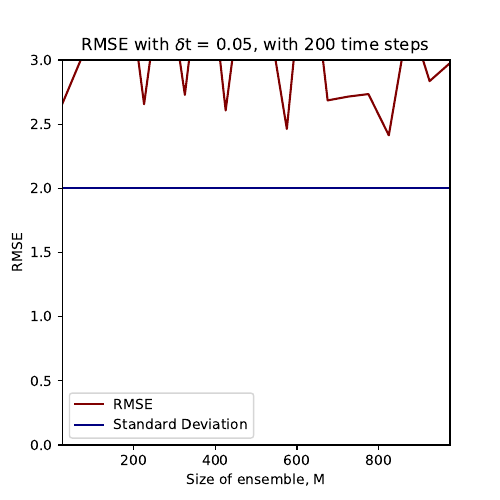

Source code (Python):
import numpy as np 
import scipy as sp
from scipy.stats import multivariate_normal, gamma
import matplotlib.pyplot as plt
import Sub_data as Sub
from scipy.integrate import solve_ivp, RK45
from numpy.linalg import inv, norm

var_beta = 8/3
var_rho = 28.0
var_sigma = 10.0
sigma_sq = 4
n_dim = 3
# n_ensem = np.arange(100, 2000, 200)          # M
n_ensem = np.arange(25, 1000, 50)          # M

num_en = len(n_ensem)

t_start = 0
delta_t = 0.05
delta_t_obs = 2 * delta_t
t_end = 10
num_t = int((t_end - t_start) / delta_t) 

# Z_0 = np.array([1, 1, 1]) 
Z_0 = multivariate_normal.rvs(mean = np.zeros(n_dim), cov = np.eye(n_dim))  
t_vec = np.arange(t_start, t_end + delta_t/2, delta_t)
RK_output = solve_ivp(Sub.int_func, (t_start, t_end), Z_0, method = 'RK45', t_eval = t_vec, first_step = delta_t, max_step = delta_t)
Z_vec = RK_output.y
t_eff = RK_output.t * 2

gamma_mat = sigma_sq * np.eye(n_dim)
Y_mat = np.zeros(np.shape(Z_vec), dtype = float)

for i1 in range(Z_vec.shape[1]):
    Y_mat[:, i1] = multivariate_normal.rvs(mean = Z_vec[:, i1], cov = gamma_mat)         # Observations

## Ensemble Kalman Filter
average_RMSE_vec = np.zeros(num_en)
for i1 in range(num_en):

    z_state = np.zeros((n_dim, n_ensem[i1], num_t), dtype = float)
    z_hat_state = np.zeros((n_dim, n_ensem[i1], num_t), dtype = float)
    RMSE_vec = np.zeros(num_t, dtype = float)
    mean_z_vec = np.zeros((n_dim, num_t), dtype = float)

    # Initial conditions
    for i2 in range(n_ensem[i1]):
        # z_state[:, i2, 0] = multivariate_normal.rvs(mean = np.zeros(n_dim), cov = np.eye(n_dim))         # Observations
        z_state[:, i2, 0] = multivariate_normal.rvs(mean = Z_0, cov = np.eye(n_dim))         # Observations

    # Forecast
    for j1 in range(num_t - 1):
        for k1 in range(n_ensem[i1]):
            RK_output = solve_ivp(Sub.int_func, (t_eff[j1], t_eff[j1 + 1]), z_state[:, k1, j1] , method = 'RK45')
            z_hat_state[:, k1, j1 + 1] = RK_output.y[:, -1]

        cov_mat_np1 = np.cov(z_hat_state[:, :, j1 + 1])

    # Analysis
        gain_mat = np.dot(cov_mat_np1, inv(gamma_mat + cov_mat_np1)) 

        for k2 in range(n_ensem[i1]):
            noise_vec = multivariate_normal.rvs(mean = np.zeros(n_dim), cov = gamma_mat)
            z_state[:, k2, j1 + 1] = z_hat_state[:, k2, j1 + 1] + np.inner(gain_mat, Y_mat[:, j1 + 1] - z_hat_state[:, k2, j1 + 1] + noise_vec) 

        mean_z_vec[:, j1] = np.mean(z_state[:, :, j1 + 1], axis = 1)
        RMSE_vec[j1] = norm(mean_z_vec[:, j1] - Z_vec[:, j1 + 1]) / np.sqrt(3)
    
    average_RMSE_vec[i1] = np.mean(RMSE_vec[int(num_t/2):])
    print(n_ensem[i1])

fig, ax = plt.subplots(figsize = (5,5))
ax.plot(n_ensem, average_RMSE_vec, color = 'maroon', label = 'RMSE')
ax.plot([n_ensem[0], n_ensem[-1]], [2, 2], color = 'navy', label = 'Standard Deviation')
ax.set_xlabel('Size of ensemble, M')
ax.set_ylabel('RMSE')
ax.set_title('RMSE with $\delta$t = 0.05, with ' + str(num_t) +' time steps')
ax.set_xbound(n_ensem[0], n_ensem[-1] )
ax.set_ybound(0, int(average_RMSE_vec[0] + 1))
ax.legend()
plt.savefig('Q3a.pdf')
plt.show()